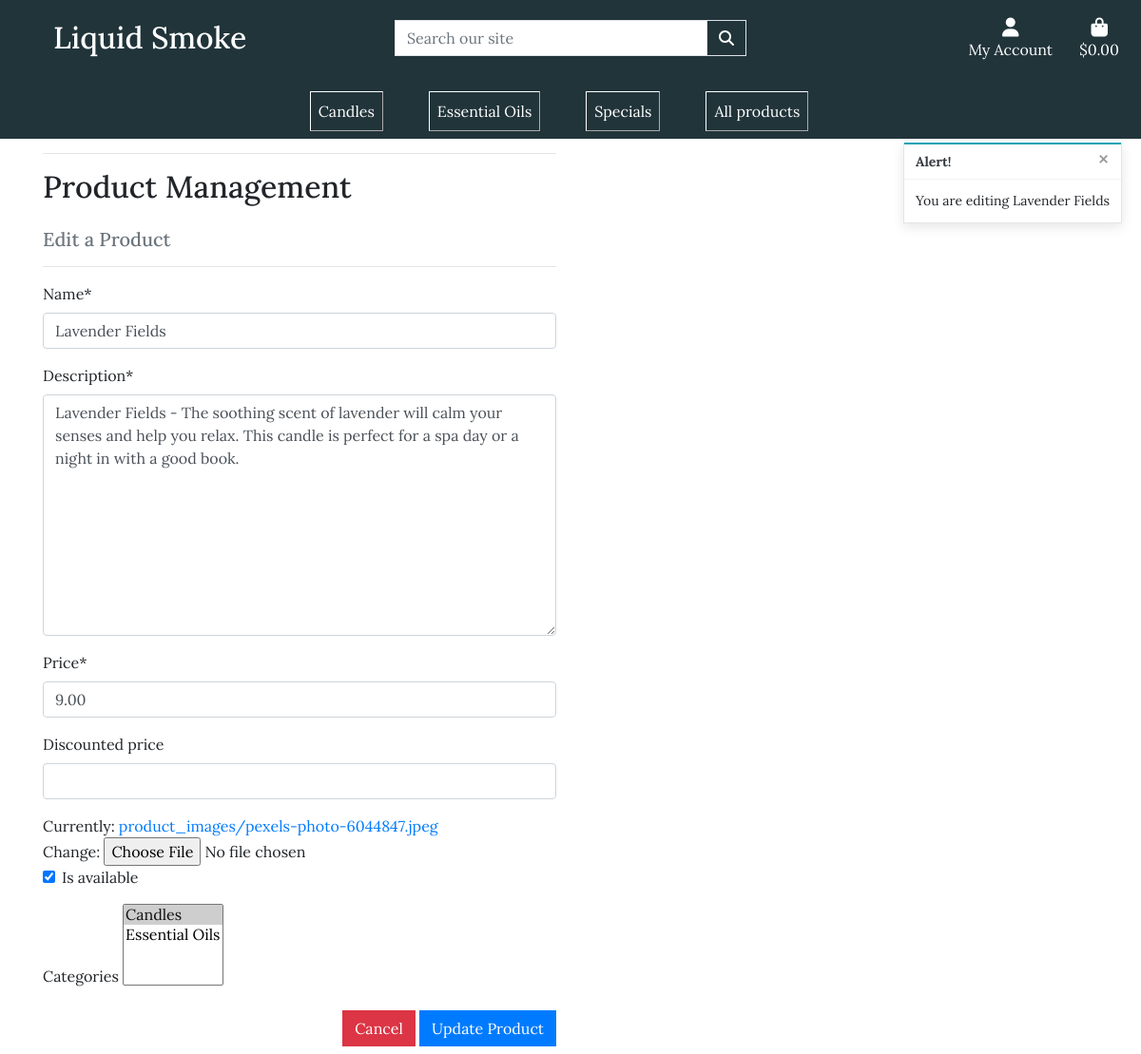
Screenshot of /edit/4/ (signed in) with the database file from the repository.
### catalog/models.py (models this page shows, shortened)
class Product(models.Model):
    name = models.CharField(max_length=255)
    description = models.TextField()
    price = models.DecimalField(max_digits=6, decimal_places=2)
    discounted_price = models.DecimalField(max_digits=6,
                                           decimal_places=2,
                                           null=True,
                                           blank=True)
    image = models.ImageField(upload_to='product_images/')
    is_available = models.BooleanField(default=True)
    categories = models.ManyToManyField(Category, blank=True)
    class Meta:
        verbose_name_plural = 'products'

### catalog/views.py (the view)
# urls.py: path('edit/<int:product_id>/', views.edit_product, name='edit_product'),
@login_required
def edit_product(request, product_id):
    if not request.user.is_superuser:
        messages.error(request, "Sorry, you don't have permission \
             to access this page.")
        return redirect(reverse('home'))
    product = get_object_or_404(Product, pk=product_id)
    if request.method == 'POST':
        form = ProductForm(request.POST, request.FILES, instance=product)
        if form.is_valid():
            form.save()
            messages.success(request, 'Successfully updated product!')
            return redirect(reverse('product_details', args=[product.id]))
        else:
            messages.error(request, 'Failed to update product. \
                Please ensure the form is valid.')
    else:
        form = ProductForm(instance=product)
        messages.info(request, f'You are editing {product.name}')
    context = {
        'form': form,
        'product': product,
    }
    return render(request, 'home/edit_product.html', context)

### catalog/forms.py
class ProductForm(forms.ModelForm):
    class Meta:
        model = Product
        fields = '__all__'
    def __init__(self, *args, **kwargs):
        super().__init__(*args, **kwargs)
        categories = Category.objects.all()

### catalog/models.py (called while the page is built)
    def __str__(self):
        return self.name

### catalog/templates/home/edit_product.html (shortened to what this page needs)
{% extends "base.html" %}
{% load static %}
{% load crispy_forms_tags %}
{% block content %}
    <div class="container">
        <div class="row">
            <div class="col-12 col-md-6">
                <hr>
                <h2 class="logo-font mb-4">Product Management</h2>
                <h5 class="text-muted">Edit a Product</h5>
                <hr>
            </div>
        </div>
        <div class="row">
            <div class="col-12 col-md-6">
                <form method="POST" action="{% url 'edit_product' product.id %}" class="form mb-2" enctype="multipart/form-data">
                    {% for field in form %}
                        {% if field.name != 'image' %}
                            {{ field | as_crispy_field }}
                        {% else %}
                            {{ field }}
                        {% endif %}
                    {% endfor %}
                    <div class="text-right">
                        <a class="btn btn-danger rounded-0" href="{% url 'products' %}">Cancel</a>
                        <button class="btn btn-primary rounded-0" type="submit">Update Product</button>
                    </div>
                </form>
            </div>
        </div>
    </div>
{% endblock %}

### static/css/base.css (style rules this page uses)
html { height: 100%; scroll-behavior: smooth; }
body { padding-top: 145px; font-family: 'Lora', serif; font-size: 1rem; }

### rows the page displays
Product: name "Lavender Fields" "Lavender Fields - The soothing scent of lavender will calm your senses and help you relax. This candle is perfect for a spa day or a night in with a good book." "9.00" "☑"

### other values shown
{{ message }} "You are editing Lavender Fields"
